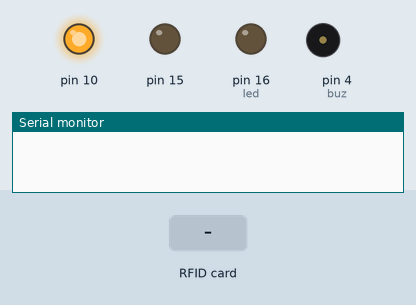
This sketch was run on a simulated Arduino Uno, built with avr-gcc and run on an emulated ATmega328P. Shown: output pins drawn as LEDs (lit = HIGH), buzzer (waves = sounding, pin HIGH), the last lines printed to the serial monitor. Inputs (shaded band) come from the test bench.

Above: at 1.2 s.
1.3 s: RFID card 5E 7A 19 C4 held to the reader
At 2.1 s:
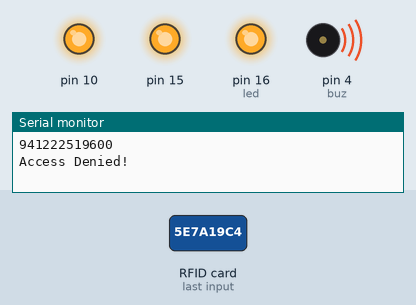
Timing chart, 0 to 7.8 s (numbered marks = the images above; inputs shaded):
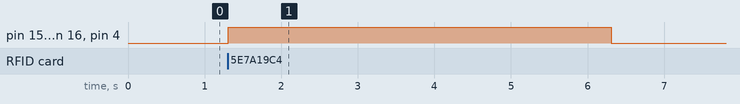

Measured:
- after the input at 1.3 s, pin 15, pin 16 (led), pin 4 (buz): LOW → HIGH at once, → LOW 5.0 s later

The sketch:

ArduinoCode.ino
```cpp
#include <SPI.h>
#include <MFRC522.h>
int buz = 4;
int led = 16;
constexpr uint8_t RST_PIN = 0;     // Configurable, see typical pin layout above
constexpr uint8_t SS_PIN = 2;     // Configurable, see typical pin layout above
MFRC522 rfid(SS_PIN, RST_PIN); // Instance of the class
MFRC522::MIFARE_Key key;
String tag;
void setup() {
  Serial.begin(9600);
  SPI.begin(); // Init SPI bus
  rfid.PCD_Init(); // Init MFRC522
  pinMode(15, OUTPUT);
  pinMode(4, OUTPUT);
  pinMode(16, OUTPUT);
}
void loop() {
  if ( ! rfid.PICC_IsNewCardPresent())
    return;
  if (rfid.PICC_ReadCardSerial()) {
    for (byte i = 0; i < 6; i++) {
      tag += rfid.uid.uidByte[i];
    }
    Serial.println(tag);
    if (tag == "1791592141100") {
      Serial.println("Access Granted!");
      digitalWrite(15, HIGH);
      delay(100);
      digitalWrite(15, LOW);
      delay(100);
      digitalWrite(15, HIGH);
      delay(100);
      digitalWrite(15, LOW);
      delay(100);
      digitalWrite(15, HIGH);
      delay(100);
      digitalWrite(15, LOW);
      delay(100);
    } else {
      Serial.println("Access Denied!");
      digitalWrite(15, HIGH);
      digitalWrite(buz, HIGH);
      digitalWrite(led, HIGH);
      delay(5000);
      digitalWrite(15, LOW);
      digitalWrite(buz, LOW);
      digitalWrite(led, LOW);

    }
    tag = "";
    rfid.PICC_HaltA();
    rfid.PCD_StopCrypto1();
  }
}
```
